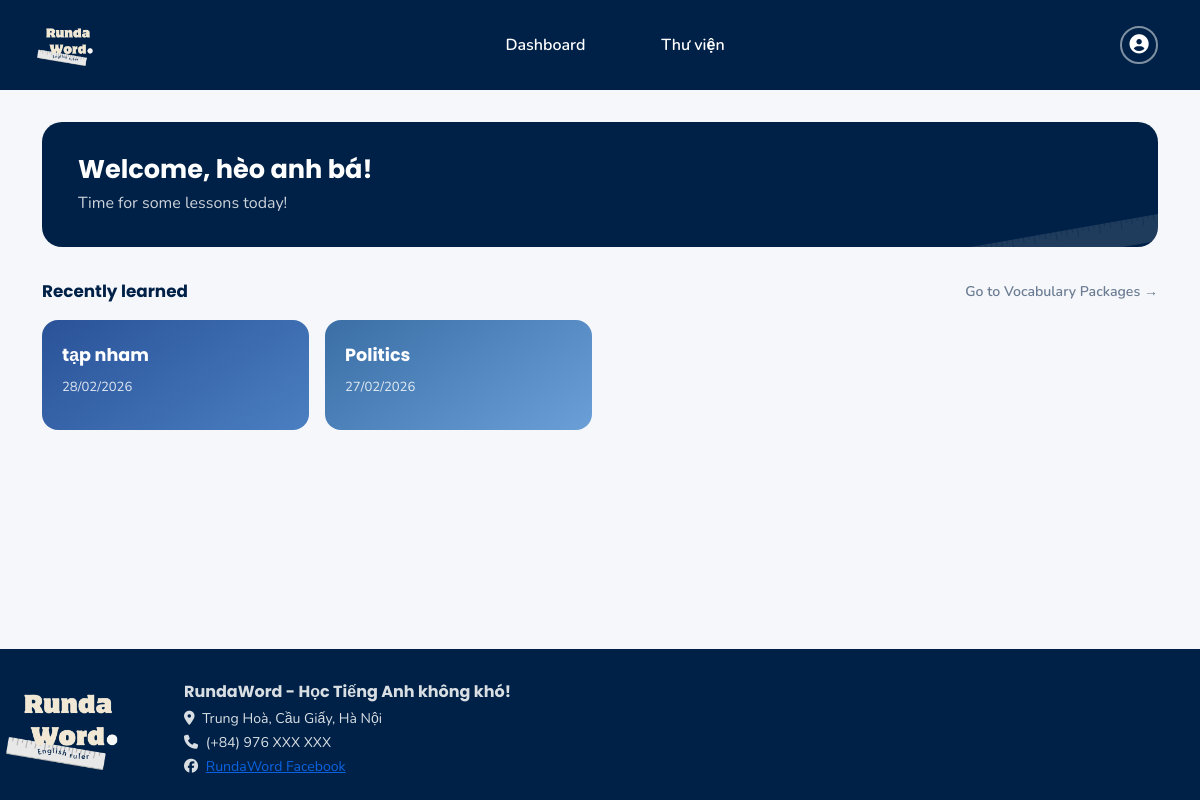
The app's page /dashboard (signed in) with its own data.
### main.py (models this page shows, shortened)
class User(UserMixin, db.Model):
    __tablename__ = 'users'
    id = db.Column(db.Integer, primary_key=True)
    username = db.Column(db.String(50), unique=True, nullable=False)
    name = db.Column(db.String(100))
    email = db.Column(db.String(120), unique=True, nullable=False)
    password_hash = db.Column(db.String(255), nullable=False)
    created_at = db.Column(db.DateTime, default=datetime.utcnow)
    packages = db.relationship('VocabPackage', backref='user', lazy=True, cascade='all, delete-orphan')

class VocabPackage(db.Model):
    __tablename__ = 'vocab_packages'
    id = db.Column(db.Integer, primary_key=True)
    package_name = db.Column(db.String(100), nullable=False)
    package_description = db.Column(db.Text)
    created_at = db.Column(db.DateTime, default=datetime.utcnow)
    updated_at = db.Column(db.DateTime, default=datetime.utcnow)
    user_id = db.Column(db.Integer, db.ForeignKey('users.id'), nullable=False)
    vocabularies = db.relationship('Vocabulary', backref='package', lazy=True, cascade='all, delete-orphan')

### main.py (the view)
@app.route('/dashboard')
@login_required
def dashboard():
    recent_packages = VocabPackage.query.filter_by(user_id=current_user.id)\
        .order_by(VocabPackage.updated_at.desc()).limit(4).all()
    return render_template('index.html', packages=recent_packages)

### main.py (called while the page is built)
@login_manager.user_loader
def load_user(user_id):
    return User.query.get(int(user_id))

### templates/index.html (shortened to what this page needs)
{% extends "base.html" %}
{% block content %}
<div class="welcome-banner">
    <h2>Welcome, {{ current_user.name or current_user.username }}!</h2>
    <p>Time for some lessons today!</p>
    <svg class="welcome-ruler" viewBox="0 0 200 40" fill="none" xmlns="http://www.w3.org/2000/svg">
        <rect x="0" y="8" width="200" height="24" rx="4" fill="white" />
        {% for i in range(0, 200, 5) %}
        <line x1="{{ i }}" y1="8" x2="{{ i }}" y2="{{ 8 + (8 if i % 20 == 0 else (5 if i % 10 == 0 else 3)) }}"
            stroke="#0d2137" stroke-width="1" opacity="0.4" />
        {% endfor %}
    </svg>
</div>
<div class="d-flex justify-content-between align-items-center mb-3">
    <div class="section-header mb-0">Recently learned</div>
    <a href="{{ url_for('packages') }}" class="text-decoration-none"
        style="color:var(--muted);font-size:0.88rem;font-weight:600;">
        Go to Vocabulary Packages →
    </a>
</div>
{% if packages %}
<div class="row g-3">
    {% for package in packages %}
    <div class="col-6 col-md-3">
        <a href="{{ url_for('package_detail', package_id=package.id) }}"
            class="pkg-card pkg-card-{{ loop.index0 % 4 }}">
            <div class="pkg-card-name">{{ package.package_name }}</div>
            <div class="pkg-card-meta">
                {% set delta = (now - package.updated_at).total_seconds() if now is defined else 0 %}
                {{ package.updated_at.strftime('%d/%m/%Y') }}
            </div>
        </a>
    </div>
    {% endfor %}
</div>
{% else %}
<div class="rw-card text-center py-5">
    <i class="fas fa-book-open fa-2x mb-3" style="color:var(--muted)"></i>
    <p class="text-muted mb-3">Bạn chưa có gói từ vựng nào</p>
    <a href="{{ url_for('create_package') }}" class="btn btn-navy">Tạo gói từ đầu tiên</a>
</div>
{% endif %}
{% endblock %}

### templates/base.html (shortened to what this page needs)
<!DOCTYPE html>
<html lang="vi">
<head>
    <link href="https://cdn.jsdelivr.net/npm/bootstrap@5.3.3/dist/css/bootstrap.min.css" rel="stylesheet">
    <link rel="stylesheet" href="https://cdnjs.cloudflare.com/ajax/libs/font-awesome/6.5.1/css/all.min.css">
    <link rel="stylesheet" href="{{ url_for('static', filename='css/main.css') }}">
</head>
<body>
    <nav class="navbar navbar-expand-lg">
        <div class="container">
            <a class="navbar-brand" href="{{ url_for('index') }}">
                <div class="brand-logo">
                    <img src="{{ url_for('static', filename='imgs/RundaWord-logo.png') }}" alt="rundaword-logo"
                        width="80" height="70">
                </div>
            </a>
            <div class="collapse navbar-collapse" id="navbarNav">
                {% if current_user.is_authenticated %}
                <ul class="navbar-nav mx-auto">
                    <li class="nav-item">
                        <a class="nav-link" href="{{ url_for('dashboard') }}">Dashboard</a>
                    </li>
                    <li class="nav-item">
                        <a class="nav-link" href="{{ url_for('packages') }}">Thư viện</a>
                    </li>
                </ul>
                <ul class="navbar-nav">
                    <li class="nav-item dropdown">
                        <a class="navbar-icon-btn" href="#" data-bs-toggle="dropdown" role="button">
                            <i class="fas fa-user-circle"></i>
                        </a>
                    </li>
                </ul>
                {% endif %}
            </div>
        </div>
    </nav>
    <main>
        <div class="container">
            {% block content %}{% endblock %}
        </div>
    </main>
    <footer>
        <div class="container">
            <div class="row align-items-center" style="gap:50px">
                <div class="col-auto me-3">
                    <div class="brand-logo">
                        <img src="../static/imgs/RundaWord-logo.png" alt="rundaword-logo" width="160" height="140">
                    </div>
                </div>
                <div class="col">
                    <p class="footer-logo-text mb-1">RundaWord - Học Tiếng Anh không khó!</p>
                    <p><i class="fas fa-map-marker-alt me-1"></i> Trung Hoà, Cầu Giấy, Hà Nội</p>
                    <p><i class="fas fa-phone me-1"></i> (+84) 976 XXX XXX</p>
                    <p><i class="fab fa-facebook me-1"></i> <a href="https://www.facebook.com/chin.rangdao"
                            target="_blank">RundaWord Facebook</a></p>
                </div>
            </div>
        </div>
    </footer>
</body>
</html>

### static/css/main.css (style rules this page uses)
:root { --navy: #002147; --navy-light: #1a3a5c; --cream: #f0ebe0; --cream-btn: #e8e0d0; --accent: #1a5cad; --text: #0d2137; --muted: #6b7c93; --bg: #f5f7fa; --card-bg: #ffffff; --border: #e2e8f0; }
* { box-sizing: border-box; }
body { font-family: 'Nunito', sans-serif; background: var(--bg); color: var(--text); min-height: 100vh; display: flex; flex-direction: column; }
.navbar { background-color: var(--navy); padding: 14px 0; }
.navbar-brand { display: flex; align-items: center; gap: 10px; text-decoration: none; }
.brand-logo { width: 52px; height: 52px; background: transparent; display: flex; align-items: center; justify-content: center; flex-shrink: 0; }
.navbar .nav-link { color: white !important; font-weight: 600; font-size: 1rem; padding: 6px 18px; border-radius: 8px; transition: background 0.15s; margin: 0 30px 0 30px }
.navbar-icon-btn { width: 38px; height: 38px; border-radius: 50%; border: 2px solid rgba(255, 255, 255, 0.5); color: white; display: flex; align-items: center; justify-content: center; font-size: 1.2rem; cursor: pointer; background: transparent; transition: background 0.15s; text-decoration: none; }
.navbar-icon-btn::after { display: none !important; }
main { flex: 1; padding: 32px 0; }
.pkg-card { background: linear-gradient(145deg, #3a6ea5, #6a9fd8); border-radius: 16px; padding: 22px 20px 18px; color: white; cursor: pointer; text-decoration: none; display: block; transition: transform 0.15s, box-shadow 0.2s; min-height: 110px; }
.pkg-card-name { font-family: 'Poppins', sans-serif; font-weight: 700; font-size: 1.1rem; margin-bottom: 10px; }
.pkg-card-meta { font-size: 0.82rem; opacity: 0.85; }
.pkg-card-0 { background: linear-gradient(145deg, #2a5298, #4a7fc1); }
.pkg-card-1 { background: linear-gradient(145deg, #3a6ea5, #6a9fd8); }
.welcome-banner { background: var(--navy); border-radius: 20px; padding: 32px 36px; color: white; position: relative; overflow: hidden; margin-bottom: 32px; }
.welcome-banner h2 { font-family: 'Poppins', sans-serif; font-weight: 700; font-size: 1.6rem; margin-bottom: 6px; }
.welcome-banner p { opacity: 0.8; margin: 0; font-size: 1rem; }
.welcome-ruler { position: absolute; right: -10px; bottom: -20px; width: 220px; opacity: 0.12; transform: rotate(-10deg); }
.section-header { font-family: 'Poppins', sans-serif; font-weight: 700; font-size: 1.05rem; color: var(--navy); margin-bottom: 16px; }
footer { background: var(--navy); color: white; padding: 28px 0 20px; }
footer .footer-logo-text { font-family: 'Poppins', sans-serif; font-weight: 700; font-size: 1rem; }
footer p { font-size: 0.88rem; opacity: 0.85; margin: 3px 0; }

### records on screen
User: name "hèo anh bá"
VocabPackage: package_name "tạp nham", updated_at "28/02/2026"
VocabPackage: package_name "Politics", updated_at "27/02/2026"
